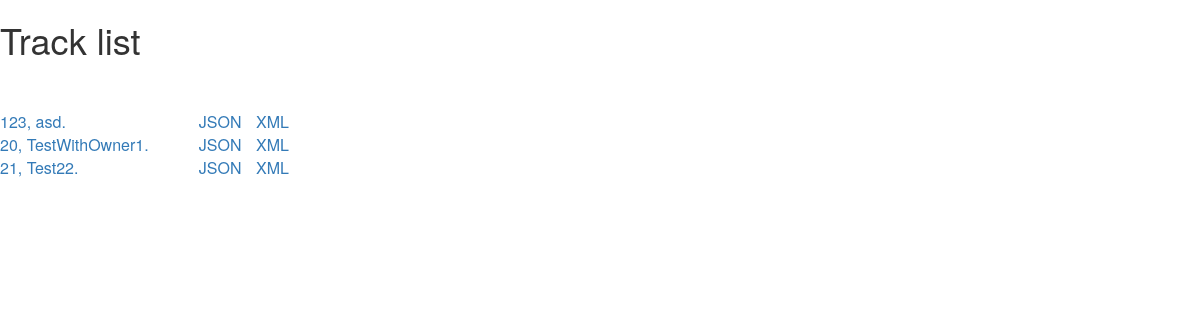
The app's page /tracks/, older data.
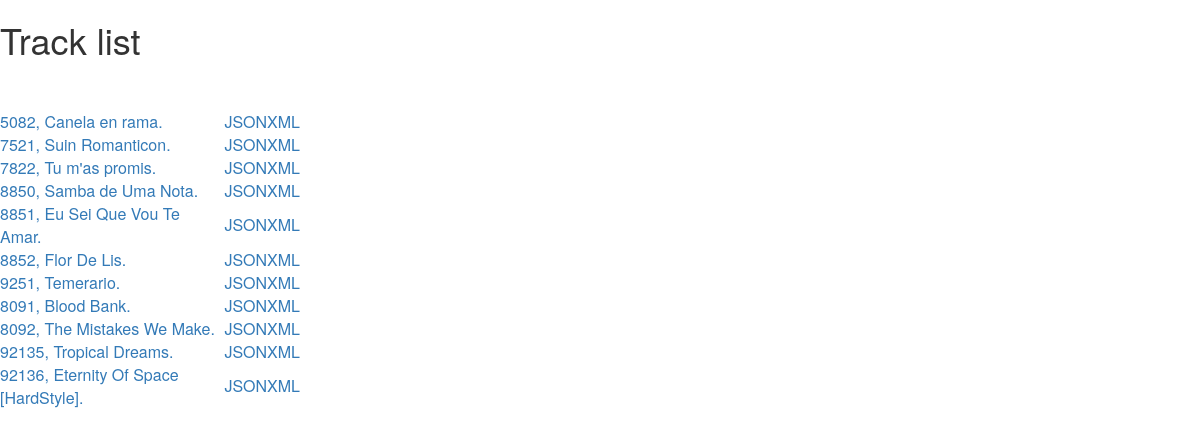
The same page, newer data.
### iMusicMatch/models.py (models this page shows)
class Track(models.Model):
    scID = models.IntegerField()
    name = models.CharField(max_length=100)
    duration = models.IntegerField() #Time in seconds
    owner = models.ForeignKey(User)
    def __unicode__(self):
        return "{0}, {1}".format(self.scID, self.name)

### iMusicMatch/views.py (the view)
# urls.py: url(r'^tracks/$',           views.ListingHTMLTracks,     name='track_list'),
def ListingHTMLTracks(request):
    entitys = Track.objects.all()
    return ListEntity(request, "tracks", "Track", entitys)

### iMusicMatch/views.py (called while the page is built)
def ListEntity(request, basename, entityType, entitys):
    return render(request, 'iMusicMatch/ListingEntity.html', {'basename':basename,'entitys': entitys, 'entityType': entityType})

### templates/iMusicMatch/ListingEntity.html (shortened to what this page needs)
<link rel="stylesheet" href="//maxcdn.bootstrapcdn.com/bootstrap/3.2.0/css/bootstrap.min.css">
<link rel="stylesheet" href="//maxcdn.bootstrapcdn.com/bootstrap/3.2.0/css/bootstrap-theme.min.css">
 <html>
        <head>
        </head>
        <body>
             <div>
                <h1><p>{{ entityType }} list</p></h1>
                 <br> </br>
            </div>
        <table style="width:25%">
        {% for entity in entitys %}
            <tr>
                <td><a href={{ entity.id }}>{{ entity }}.</a></td>
                <td><a href="/{{ basename }}.json/{{ entity.id }}">JSON</a></td>
                <td><a href="/{{ basename }}.xml/{{ entity.id }}">XML</a></td>
            </tr>
        {% endfor %}
        </table>
        </body>
    </html>

Row changes from the older to the newer data that the page shows:
changed Track: scID+name "123, asd" → "5082, Canela en rama"
changed Track: scID+name "20, TestWithOwner1" → "7521, Suin Romanticon"
changed Track: scID+name "21, Test22" → "7822, Tu m'as promis"
added Track: scID+name "8850, Samba de Uma Nota"
added Track: scID+name "8851, Eu Sei Que Vou Te Amar"
added Track: scID+name "8852, Flor De Lis"
added Track: scID+name "9251, Temerario"
added Track: scID+name "8091, Blood Bank"
added Track: scID+name "8092, The Mistakes We Make"
added Track: scID+name "92135, Tropical Dreams"
added Track: scID+name "92136, Eternity Of Space [HardStyle]"
